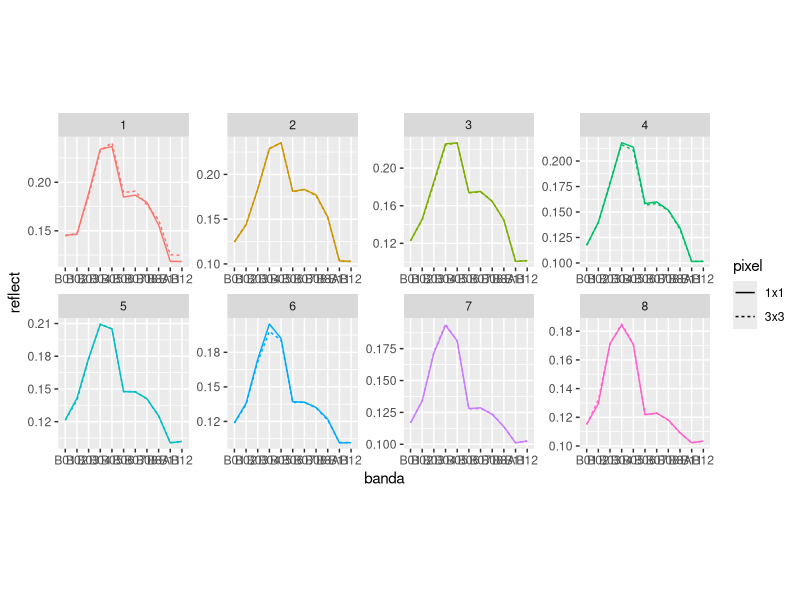

This chart was generated by the following R code:


# paquetes ----------------------------------------------------------------

library(tidyverse)

# datos -------------------------------------------------------------------

bandas <- c(
  "B01", "B02", "B03", "B04", "B05", "B06", "B07", "B08", "B8A", "B11", "B12"
)

gis <- read_csv("datos/base_de_datos_gis.csv") |> 
  mutate(banda = fct(banda, bandas)) |> 
  mutate(punto = factor(punto))


gis |> 
  dplyr::filter(fecha == ymd(20230511)) |> 
  dplyr::filter(banda == "B01" & punto == 1)




gis |> 
  dplyr::filter(fecha == ymd(distinct(gis, fecha)$fecha[3])) |> 
  ggplot(
  aes(
    banda, reflect, group = paste(pixel, punto), linetype = pixel,
    color = punto)) +
  geom_line(show.legend = TRUE) +
  guides(
    color = guide_none()
  ) +
  facet_wrap(vars(punto), nrow = 2, scales = "free") +
  theme(
    aspect.ratio = 1
  )

